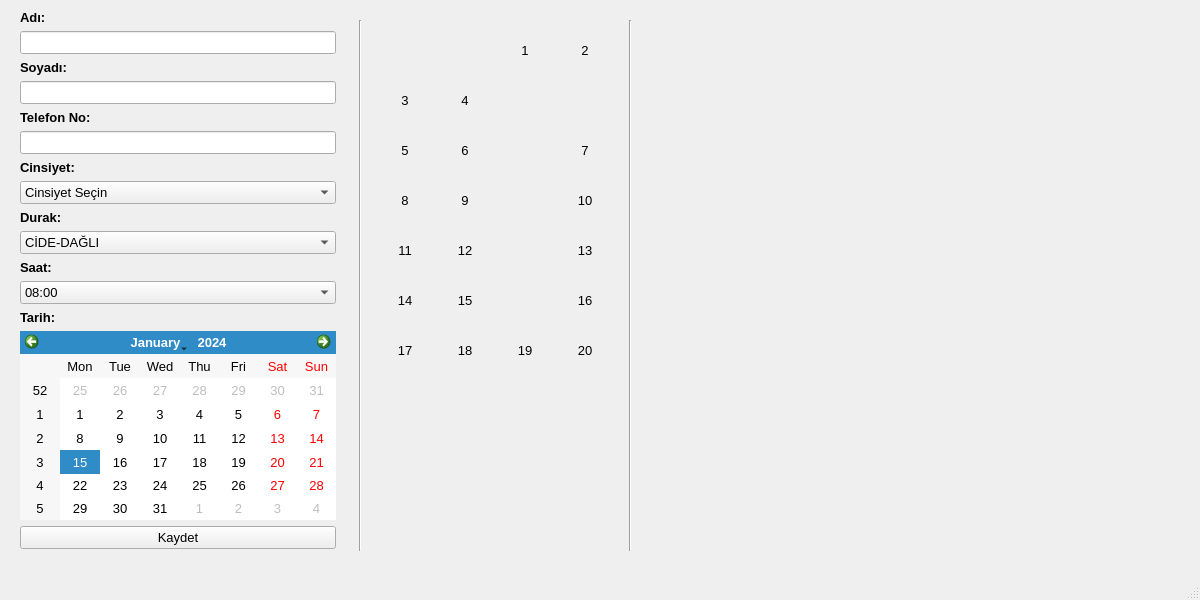
<?xml version="1.0" encoding="UTF-8"?>
<ui version="4.0">
 <class>MainWindow</class>
 <widget class="QMainWindow" name="MainWindow">
  <property name="geometry">
   <rect>
    <x>0</x>
    <y>0</y>
    <width>1200</width>
    <height>600</height>
   </rect>
  </property>
  <property name="font">
   <font>
    <pointsize>10</pointsize>
   </font>
  </property>
  <property name="windowTitle">
   <string>MainWindow</string>
  </property>
  <widget class="QWidget" name="centralwidget">
   <widget class="Line" name="line">
    <property name="geometry">
     <rect>
      <x>350</x>
      <y>20</y>
      <width>20</width>
      <height>531</height>
     </rect>
    </property>
    <property name="orientation">
     <enum>Qt::Vertical</enum>
    </property>
   </widget>
   <widget class="QWidget" name="layoutWidget">
    <property name="geometry">
     <rect>
      <x>20</x>
      <y>10</y>
      <width>316</width>
      <height>539</height>
     </rect>
    </property>
    <layout class="QVBoxLayout" name="verticalLayout_2">
     <item>
      <layout class="QVBoxLayout" name="verticalLayout">
       <item>
        <widget class="QLabel" name="label">
         <property name="font">
          <font>
           <pointsize>10</pointsize>
           <weight>75</weight>
           <bold>true</bold>
          </font>
         </property>
         <property name="text">
          <string>Adı:</string>
         </property>
        </widget>
       </item>
       <item>
        <widget class="QLineEdit" name="ad_txt"/>
       </item>
       <item>
        <widget class="QLabel" name="label_2">
         <property name="font">
          <font>
           <pointsize>10</pointsize>
           <weight>75</weight>
           <bold>true</bold>
          </font>
         </property>
         <property name="text">
          <string>Soyadı:</string>
         </property>
        </widget>
       </item>
       <item>
        <widget class="QLineEdit" name="soyad_txt"/>
       </item>
       <item>
        <widget class="QLabel" name="label_3">
         <property name="font">
          <font>
           <pointsize>10</pointsize>
           <weight>75</weight>
           <bold>true</bold>
          </font>
         </property>
         <property name="text">
          <string>Telefon No:</string>
         </property>
        </widget>
       </item>
       <item>
        <widget class="QLineEdit" name="telNo_txt"/>
       </item>
       <item>
        <widget class="QLabel" name="label_6">
         <property name="font">
          <font>
           <pointsize>10</pointsize>
           <weight>75</weight>
           <bold>true</bold>
          </font>
         </property>
         <property name="text">
          <string>Cinsiyet:</string>
         </property>
        </widget>
       </item>
       <item>
        <widget class="QComboBox" name="cinsiyet_cbBox">
         <item>
          <property name="text">
           <string>Cinsiyet Seçin</string>
          </property>
         </item>
         <item>
          <property name="text">
           <string>Kadın</string>
          </property>
         </item>
         <item>
          <property name="text">
           <string>Erkek</string>
          </property>
         </item>
        </widget>
       </item>
       <item>
        <widget class="QLabel" name="label_4">
         <property name="font">
          <font>
           <pointsize>10</pointsize>
           <weight>75</weight>
           <bold>true</bold>
          </font>
         </property>
         <property name="text">
          <string>Durak:</string>
         </property>
        </widget>
       </item>
       <item>
        <widget class="QComboBox" name="durak_cbBox">
         <item>
          <property name="text">
           <string>CİDE-DAĞLI</string>
          </property>
         </item>
         <item>
          <property name="text">
           <string>CİDE-CELALLI</string>
          </property>
         </item>
         <item>
          <property name="text">
           <string>CİDE-H.GİRİŞ</string>
          </property>
         </item>
         <item>
          <property name="text">
           <string>CİDE-ŞENPAZAR</string>
          </property>
         </item>
         <item>
          <property name="text">
           <string>CİDE-KALAYCI</string>
          </property>
         </item>
         <item>
          <property name="text">
           <string>CİDE-VALAY-SADA</string>
          </property>
         </item>
         <item>
          <property name="text">
           <string>CİDE-AĞLI</string>
          </property>
         </item>
         <item>
          <property name="text">
           <string>CİDE SEYDİLER</string>
          </property>
         </item>
         <item>
          <property name="text">
           <string>CİDE-DVRKİ-KASTAMONU</string>
          </property>
         </item>
         <item>
          <property name="text">
           <string>KASTAMONU-SADA</string>
          </property>
         </item>
         <item>
          <property name="text">
           <string>KASTAMONU-DERELİ</string>
          </property>
         </item>
         <item>
          <property name="text">
           <string>KASTAMONU-VALAY</string>
          </property>
         </item>
         <item>
          <property name="text">
           <string>KASTAMONU-ŞENPAZAR</string>
          </property>
         </item>
         <item>
          <property name="text">
           <string>KASTAMONU-H.GİRİŞ</string>
          </property>
         </item>
         <item>
          <property name="text">
           <string>KASTAMONU-DAĞLI</string>
          </property>
         </item>
         <item>
          <property name="text">
           <string>KASTAMONU-CİDE</string>
          </property>
         </item>
        </widget>
       </item>
       <item>
        <widget class="QLabel" name="label_5">
         <property name="font">
          <font>
           <pointsize>10</pointsize>
           <weight>75</weight>
           <bold>true</bold>
          </font>
         </property>
         <property name="text">
          <string>Saat:</string>
         </property>
        </widget>
       </item>
       <item>
        <widget class="QComboBox" name="time_cbBox">
         <item>
          <property name="text">
           <string>08:00</string>
          </property>
         </item>
         <item>
          <property name="text">
           <string>12:00</string>
          </property>
         </item>
         <item>
          <property name="text">
           <string>15:00</string>
          </property>
         </item>
         <item>
          <property name="text">
           <string>16:00</string>
          </property>
         </item>
        </widget>
       </item>
       <item>
        <widget class="QLabel" name="label_7">
         <property name="font">
          <font>
           <pointsize>10</pointsize>
           <weight>75</weight>
           <bold>true</bold>
          </font>
         </property>
         <property name="text">
          <string>Tarih:</string>
         </property>
        </widget>
       </item>
       <item>
        <widget class="QCalendarWidget" name="dateEdit"/>
       </item>
      </layout>
     </item>
     <item>
      <widget class="QPushButton" name="kaydet_btn">
       <property name="text">
        <string>Kaydet</string>
       </property>
       <property name="autoDefault">
        <bool>false</bool>
       </property>
       <property name="default">
        <bool>false</bool>
       </property>
       <property name="flat">
        <bool>false</bool>
       </property>
      </widget>
     </item>
    </layout>
   </widget>
   <widget class="QPushButton" name="koltuk_2_btn_2">
    <property name="geometry">
     <rect>
      <x>380</x>
      <y>80</y>
      <width>50</width>
      <height>40</height>
     </rect>
    </property>
    <property name="styleSheet">
     <string notr="true">font: 75 17pt &quot;Consolas&quot;;border: 0px;background-image: url(:/img/img/free-seat.png);background-position: center;background-repeat: no-repeat;</string>
    </property>
    <property name="text">
     <string>3</string>
    </property>
   </widget>
   <widget class="QPushButton" name="koltuk_5_btn">
    <property name="geometry">
     <rect>
      <x>380</x>
      <y>130</y>
      <width>50</width>
      <height>40</height>
     </rect>
    </property>
    <property name="styleSheet">
     <string notr="true">font: 75 17pt &quot;Consolas&quot;;border: 0px;background-image: url(:/img/img/free-seat.png);background-position: center;background-repeat: no-repeat;</string>
    </property>
    <property name="text">
     <string>5</string>
    </property>
   </widget>
   <widget class="QPushButton" name="koltuk_8_btn">
    <property name="geometry">
     <rect>
      <x>380</x>
      <y>180</y>
      <width>50</width>
      <height>40</height>
     </rect>
    </property>
    <property name="styleSheet">
     <string notr="true">font: 75 17pt &quot;Consolas&quot;;border: 0px;background-image: url(:/img/img/free-seat.png);background-position: center;background-repeat: no-repeat;</string>
    </property>
    <property name="text">
     <string>8</string>
    </property>
   </widget>
   <widget class="QPushButton" name="koltuk_11_btn">
    <property name="geometry">
     <rect>
      <x>380</x>
      <y>230</y>
      <width>50</width>
      <height>40</height>
     </rect>
    </property>
    <property name="styleSheet">
     <string notr="true">font: 75 17pt &quot;Consolas&quot;;border: 0px;background-image: url(:/img/img/free-seat.png);background-position: center;background-repeat: no-repeat;</string>
    </property>
    <property name="text">
     <string>11</string>
    </property>
   </widget>
   <widget class="QPushButton" name="koltuk_14_btn">
    <property name="geometry">
     <rect>
      <x>380</x>
      <y>280</y>
      <width>50</width>
      <height>40</height>
     </rect>
    </property>
    <property name="styleSheet">
     <string notr="true">font: 75 17pt &quot;Consolas&quot;;border: 0px;background-image: url(:/img/img/free-seat.png);background-position: center;background-repeat: no-repeat;</string>
    </property>
    <property name="text">
     <string>14</string>
    </property>
   </widget>
   <widget class="QPushButton" name="koltuk_17_btn">
    <property name="geometry">
     <rect>
      <x>380</x>
      <y>330</y>
      <width>50</width>
      <height>40</height>
     </rect>
    </property>
    <property name="styleSheet">
     <string notr="true">font: 75 17pt &quot;Consolas&quot;;border: 0px;background-image: url(:/img/img/free-seat.png);background-position: center;background-repeat: no-repeat;</string>
    </property>
    <property name="text">
     <string>17</string>
    </property>
   </widget>
   <widget class="QPushButton" name="koltuk_18_btn">
    <property name="geometry">
     <rect>
      <x>440</x>
      <y>330</y>
      <width>50</width>
      <height>40</height>
     </rect>
    </property>
    <property name="styleSheet">
     <string notr="true">font: 75 17pt &quot;Consolas&quot;;border: 0px;background-image: url(:/img/img/free-seat.png);background-position: center;background-repeat: no-repeat;</string>
    </property>
    <property name="text">
     <string>18</string>
    </property>
   </widget>
   <widget class="QPushButton" name="koltuk_15_btn">
    <property name="geometry">
     <rect>
      <x>440</x>
      <y>280</y>
      <width>50</width>
      <height>40</height>
     </rect>
    </property>
    <property name="styleSheet">
     <string notr="true">font: 75 17pt &quot;Consolas&quot;;border: 0px;background-image: url(:/img/img/free-seat.png);background-position: center;background-repeat: no-repeat;</string>
    </property>
    <property name="text">
     <string>15</string>
    </property>
   </widget>
   <widget class="QPushButton" name="koltuk_6_btn">
    <property name="geometry">
     <rect>
      <x>440</x>
      <y>130</y>
      <width>50</width>
      <height>40</height>
     </rect>
    </property>
    <property name="styleSheet">
     <string notr="true">font: 75 17pt &quot;Consolas&quot;;border: 0px;background-image: url(:/img/img/free-seat.png);background-position: center;background-repeat: no-repeat;</string>
    </property>
    <property name="text">
     <string>6</string>
    </property>
   </widget>
   <widget class="QPushButton" name="koltuk_4_btn">
    <property name="geometry">
     <rect>
      <x>440</x>
      <y>80</y>
      <width>50</width>
      <height>40</height>
     </rect>
    </property>
    <property name="styleSheet">
     <string notr="true">font: 75 17pt &quot;Consolas&quot;;border: 0px;background-image: url(:/img/img/free-seat.png);background-position: center;background-repeat: no-repeat;</string>
    </property>
    <property name="text">
     <string>4</string>
    </property>
   </widget>
   <widget class="QPushButton" name="koltuk_12_btn">
    <property name="geometry">
     <rect>
      <x>440</x>
      <y>230</y>
      <width>50</width>
      <height>40</height>
     </rect>
    </property>
    <property name="styleSheet">
     <string notr="true">font: 75 17pt &quot;Consolas&quot;;border: 0px;background-image: url(:/img/img/free-seat.png);background-position: center;background-repeat: no-repeat;</string>
    </property>
    <property name="text">
     <string>12</string>
    </property>
   </widget>
   <widget class="QPushButton" name="koltuk_9_btn">
    <property name="geometry">
     <rect>
      <x>440</x>
      <y>180</y>
      <width>50</width>
      <height>40</height>
     </rect>
    </property>
    <property name="styleSheet">
     <string notr="true">font: 75 17pt &quot;Consolas&quot;;border: 0px;background-image: url(:/img/img/free-seat.png);background-position: center;background-repeat: no-repeat;</string>
    </property>
    <property name="text">
     <string>9</string>
    </property>
   </widget>
   <widget class="QPushButton" name="koltuk_20_btn">
    <property name="geometry">
     <rect>
      <x>560</x>
      <y>330</y>
      <width>50</width>
      <height>40</height>
     </rect>
    </property>
    <property name="styleSheet">
     <string notr="true">font: 75 17pt &quot;Consolas&quot;;border: 0px;background-image: url(:/img/img/free-seat.png);background-position: center;background-repeat: no-repeat;</string>
    </property>
    <property name="text">
     <string>20</string>
    </property>
   </widget>
   <widget class="QPushButton" name="koltuk_19_btn">
    <property name="geometry">
     <rect>
      <x>500</x>
      <y>330</y>
      <width>50</width>
      <height>40</height>
     </rect>
    </property>
    <property name="styleSheet">
     <string notr="true">font: 75 17pt &quot;Consolas&quot;;border: 0px;background-image: url(:/img/img/free-seat.png);background-position: center;background-repeat: no-repeat;</string>
    </property>
    <property name="text">
     <string>19</string>
    </property>
   </widget>
   <widget class="QPushButton" name="koltuk_10_btn">
    <property name="geometry">
     <rect>
      <x>560</x>
      <y>180</y>
      <width>50</width>
      <height>40</height>
     </rect>
    </property>
    <property name="styleSheet">
     <string notr="true">font: 75 17pt &quot;Consolas&quot;;border: 0px;background-image: url(:/img/img/free-seat.png);background-position: center;background-repeat: no-repeat;</string>
    </property>
    <property name="text">
     <string>10</string>
    </property>
   </widget>
   <widget class="QPushButton" name="koltuk_7_btn">
    <property name="geometry">
     <rect>
      <x>560</x>
      <y>130</y>
      <width>50</width>
      <height>40</height>
     </rect>
    </property>
    <property name="styleSheet">
     <string notr="true">font: 75 17pt &quot;Consolas&quot;;border: 0px;background-image: url(:/img/img/free-seat.png);background-position: center;background-repeat: no-repeat;</string>
    </property>
    <property name="text">
     <string>7</string>
    </property>
   </widget>
   <widget class="QPushButton" name="koltuk_16_btn">
    <property name="geometry">
     <rect>
      <x>560</x>
      <y>280</y>
      <width>50</width>
      <height>40</height>
     </rect>
    </property>
    <property name="styleSheet">
     <string notr="true">font: 75 17pt &quot;Consolas&quot;;border: 0px;background-image: url(:/img/img/free-seat.png);background-position: center;background-repeat: no-repeat;</string>
    </property>
    <property name="text">
     <string>16</string>
    </property>
   </widget>
   <widget class="QPushButton" name="koltuk_13_btn">
    <property name="geometry">
     <rect>
      <x>560</x>
      <y>230</y>
      <width>50</width>
      <height>40</height>
     </rect>
    </property>
    <property name="styleSheet">
     <string notr="true">font: 75 17pt &quot;Consolas&quot;;border: 0px;background-image: url(:/img/img/free-seat.png);background-position: center;background-repeat: no-repeat;</string>
    </property>
    <property name="text">
     <string>13</string>
    </property>
   </widget>
   <widget class="QPushButton" name="koltuk_2_btn">
    <property name="geometry">
     <rect>
      <x>560</x>
      <y>30</y>
      <width>50</width>
      <height>40</height>
     </rect>
    </property>
    <property name="styleSheet">
     <string notr="true">font: 75 17pt &quot;Consolas&quot;;border: 0px;background-image: url(:/img/img/free-seat.png);background-position: center;background-repeat: no-repeat;</string>
    </property>
    <property name="text">
     <string>2</string>
    </property>
   </widget>
   <widget class="QPushButton" name="koltuk_1_btn">
    <property name="geometry">
     <rect>
      <x>500</x>
      <y>30</y>
      <width>50</width>
      <height>40</height>
     </rect>
    </property>
    <property name="styleSheet">
     <string notr="true">font: 75 17pt &quot;Consolas&quot;;border: 0px;background-image: url(:/img/img/free-seat.png);background-position: center;background-repeat: no-repeat;</string>
    </property>
    <property name="text">
     <string>1</string>
    </property>
   </widget>
   <widget class="Line" name="line_2">
    <property name="geometry">
     <rect>
      <x>620</x>
      <y>20</y>
      <width>20</width>
      <height>531</height>
     </rect>
    </property>
    <property name="orientation">
     <enum>Qt::Vertical</enum>
    </property>
   </widget>
   <widget class="QPushButton" name="steering_whell">
    <property name="geometry">
     <rect>
      <x>380</x>
      <y>30</y>
      <width>50</width>
      <height>40</height>
     </rect>
    </property>
    <property name="styleSheet">
     <string notr="true">font: 75 17pt &quot;Consolas&quot;;border: 0px;background-image: url(:/img/img/steering-whell.png);background-position: center;background-repeat: no-repeat;</string>
    </property>
    <property name="text">
     <string/>
    </property>
   </widget>
  </widget>
  <widget class="QMenuBar" name="menubar">
   <property name="geometry">
    <rect>
     <x>0</x>
     <y>0</y>
     <width>1200</width>
     <height>21</height>
    </rect>
   </property>
  </widget>
  <widget class="QStatusBar" name="statusbar"/>
 </widget>
 <resources>
  <include location="../Projeler/yolcu_sistemi/resources/assets.qrc"/>
 </resources>
 <connections/>
</ui>
